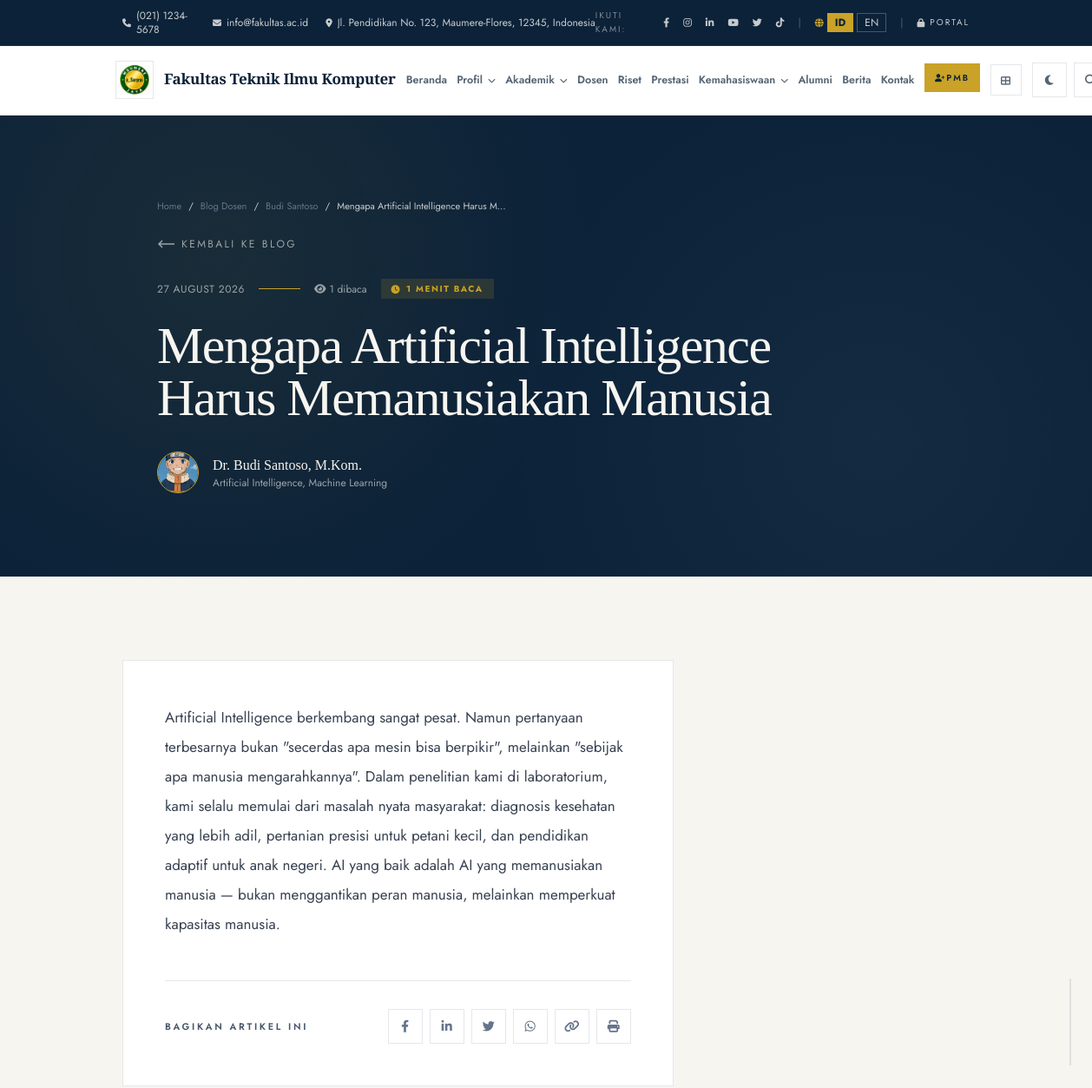
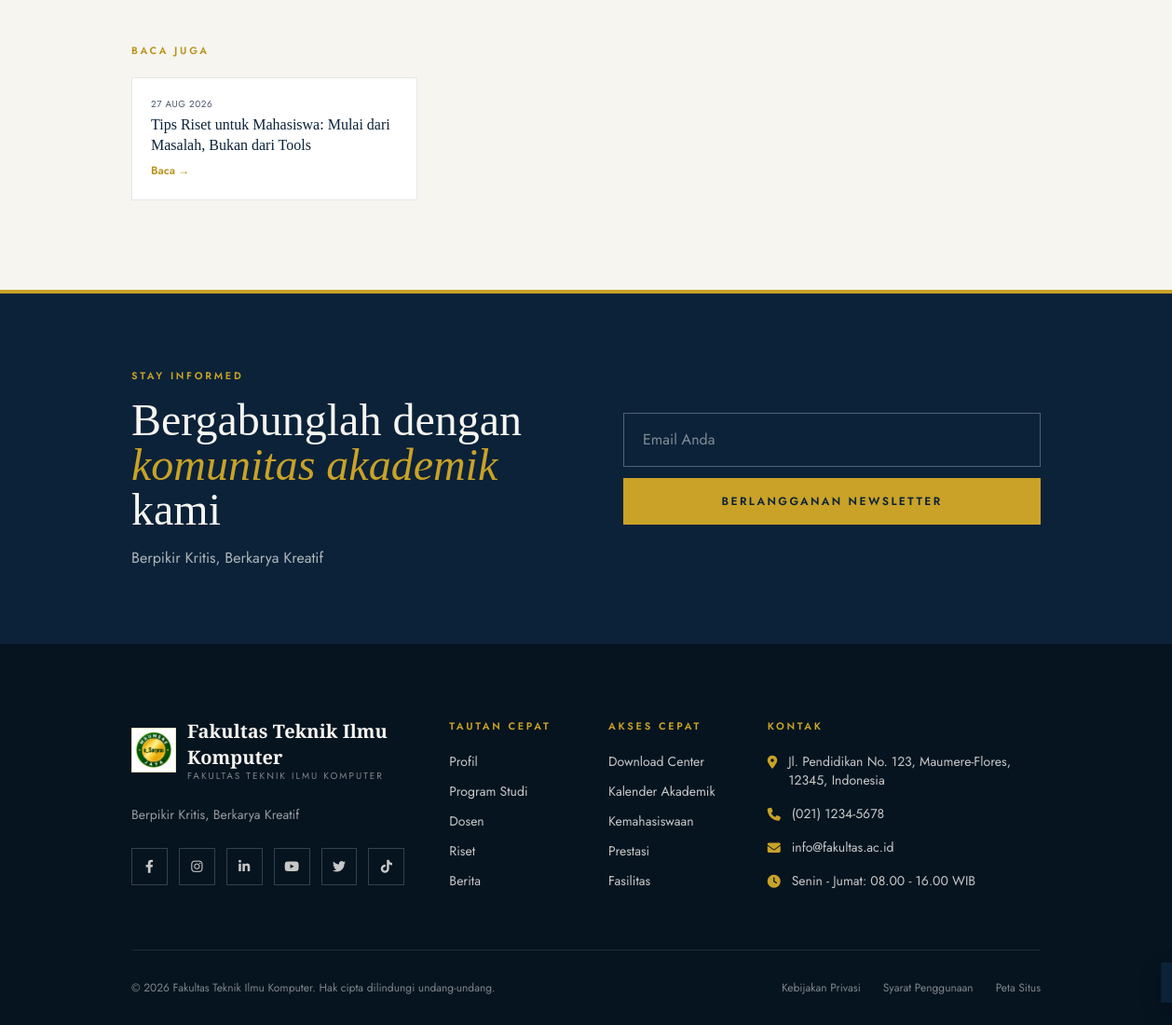
The app's page /lecturerblog/post/ai-memanusiakan-manusia with its own data (2 pictures, top to bottom).
### tables this page shows
CREATE TABLE `site_settings` (
  `id` int(11) NOT NULL AUTO_INCREMENT,
  `setting_key` varchar(100) NOT NULL,
  `setting_value` text,
  `setting_type` enum('text','number','image','json') DEFAULT 'text',
  `updated_at` datetime DEFAULT CURRENT_TIMESTAMP ON UPDATE CURRENT_TIMESTAMP,
  PRIMARY KEY (`id`),
  UNIQUE KEY `setting_key` (`setting_key`)
);

CREATE TABLE `lecturer_posts` (
  `id` int(11) NOT NULL AUTO_INCREMENT,
  `lecturer_id` int(11) NOT NULL,
  `title` varchar(255) NOT NULL,
  `slug` varchar(255) NOT NULL,
  `excerpt` text,
  `content` text NOT NULL,
  `featured_image` varchar(255) DEFAULT NULL,
  `status` enum('draft','published') DEFAULT 'draft',
  `views` int(11) DEFAULT '0',
  `published_at` datetime DEFAULT NULL,
  `created_at` datetime DEFAULT CURRENT_TIMESTAMP,
  `updated_at` datetime DEFAULT CURRENT_TIMESTAMP ON UPDATE CURRENT_TIMESTAMP,
  PRIMARY KEY (`id`),
  UNIQUE KEY `slug` (`slug`),
  KEY `lecturer_id` (`lecturer_id`)
);

CREATE TABLE `lecturers` (
  `id` int(11) NOT NULL AUTO_INCREMENT,
  `nidn` varchar(20) NOT NULL,
  `name` varchar(150) NOT NULL,
  `title_front` varchar(50) DEFAULT NULL,
  `title_back` varchar(50) DEFAULT NULL,
  `email` varchar(100) DEFAULT NULL,
  `phone` varchar(20) DEFAULT NULL,
  `expertise` varchar(255) DEFAULT NULL,
  `education` varchar(255) DEFAULT NULL,
  `google_scholar_url` varchar(255) DEFAULT NULL,
  `sinta_url` varchar(255) DEFAULT NULL,
  `scopus_url` varchar(255) DEFAULT NULL,
  `photo` varchar(255) DEFAULT NULL,
  `is_active` tinyint(1) DEFAULT '1',
  `created_at` datetime DEFAULT CURRENT_TIMESTAMP,
  PRIMARY KEY (`id`),
  UNIQUE KEY `nidn` (`nidn`),
  KEY `idx_nidn` (`nidn`)
);

### application/views/frontend/lecturer_blog_detail.php (the view, shortened to what the rows shown need)
<?php
$EN = (get_site_lang() == 'en');
$raw_content = $post->content ?? '';
$parsed_content = $raw_content;
$word_count = str_word_count(strip_tags($parsed_content));
$read_time = max(1, ceil($word_count / 200));
?>
<section class="bg-navy text-ivory relative overflow-hidden">
    <div class="container mx-auto px-6 py-16 md:py-24 relative z-10">
        <div class="max-w-4xl mx-auto">
            <div class="lb-breadcrumb text-ivory/50">
                <a href="<?= base_url() ?>" class="text-ivory/60 hover:text-gold">Home</a>
                <span class="sep">/</span>
                <a href="<?= base_url('lecturerblog') ?>" class="text-ivory/60 hover:text-gold">Blog Dosen</a>
                <span class="sep">/</span>
                <a href="<?= base_url('lecturerblog/view/' . $post->lecturer_id) ?>" class="text-ivory/60 hover:text-gold"><?= html_escape($post->lecturer_name) ?></a>
                <span class="sep">/</span>
                <span class="text-ivory/80 truncate max-w-[200px]"><?= html_escape(character_limiter($post->title, 40)) ?></span>
            </div>
            <a href="<?= base_url('lecturerblog/view/' . $post->lecturer_id) ?>" class="inline-flex items-center gap-2 text-xs uppercase tracking-editorial text-ivory/60 hover:text-gold transition mb-8">
                <svg width="20" height="10" viewBox="0 0 20 10" fill="none"><path d="M20 5H2M6 1L2 5l4 4" stroke="currentColor" stroke-width="1.5"/></svg>
                <?= $EN ? 'Back to Blog' : 'Kembali ke Blog' ?>
            </a>
            <div class="flex items-center gap-4 mb-6 flex-wrap">
                <span class="text-xs text-ivory/60 uppercase tracking-wider"><?= date('d F Y', strtotime($post->published_at)) ?></span>
                <span class="w-12 h-px bg-gold"></span>
                <span class="text-xs text-ivory/60"><i class="fas fa-eye mr-1"></i><?= number_format($post->views) ?> <?= $EN ? 'views' : 'dibaca' ?></span>
                <span class="read-time-badge"><i class="fas fa-clock"></i><?= $read_time ?> <?= $EN ? 'min read' : 'menit baca' ?></span>
            </div>
            <h1 class="font-serif text-4xl md:text-6xl font-light leading-[1.1] tracking-tight text-balance mb-8">
                <?= html_escape($post->title) ?>
            </h1>
            <div class="flex items-center gap-4">
                <div class="w-12 h-12 rounded-full overflow-hidden border border-gold flex-shrink-0">
                    <?php if ($post->lecturer_photo): ?>
                        <img src="<?= base_url('assets/uploads/' . $post->lecturer_photo) ?>" class="w-full h-full object-cover" alt="">
                    <?php else: ?>
                        <div class="w-full h-full bg-navy-light flex items-center justify-center font-serif text-gold"><?= strtoupper(substr($post->lecturer_name, 0, 1)) ?></div>
                    <?php endif; ?>
                </div>
                <div>
                    <p class="font-serif font-medium"><?= html_escape(trim(($post->title_front ?? '') . ' ' . $post->lecturer_name)) ?><?= $post->title_back ? ', ' . html_escape($post->title_back) : '' ?></p>
                    <p class="text-xs text-ivory/60"><?= html_escape($post->expertise ?? '') ?></p>
                </div>
            </div>
        </div>
    </div>
</section>
<section class="py-16 md:py-24 bg-ivory">
    <div class="container mx-auto px-6">
        <div class="grid lg:grid-cols-3 gap-12">
            <div class="lg:col-span-2">
                <div class="bg-white border border-gray-200 p-8 md:p-12">
                    <div class="lb-content text-gray-700 leading-loose text-[17px]">
                        <?= $parsed_content ?>
                    </div>
                    <div class="mt-12 pt-8 border-t border-gray-200 flex flex-wrap items-center justify-between gap-4">
                        <span class="editorial-label text-slate"><?= $EN ? 'Share this article' : 'Bagikan artikel ini' ?></span>
                        <div class="flex gap-2">
                        </div>
                    </div>
                </div>
                <?php if (!empty($related)): ?>
                <div class="mt-12">
                    <div class="grid md:grid-cols-2 gap-5">
                        <?php foreach (array_slice($related, 0, 2) as $r): ?>
                        <a href="<?= base_url('lecturerblog/post/' . $r->slug) ?>" class="related-card">
                            <p class="text-[10px] text-slate uppercase tracking-wider mb-1"><?= date('d M Y', strtotime($r->published_at)) ?></p>
                            <h4 class="font-serif text-base font-medium text-navy leading-snug group-hover:text-gold-muted transition"><?= html_escape($r->title) ?></h4>
                            <span class="inline-block mt-2 text-xs text-gold-muted font-semibold"><?= $EN ? 'Read more' : 'Baca' ?> →</span>
                        </a>
                        <?php endforeach; ?>
                    </div>
                </div>
                <?php endif; ?>
            </div>
        </div>
    </div>
</section>

### application/views/templates/header.php (shortened to what the rows shown need)
<?php
$CI =& get_instance();
$app_scale      = $CI->Setting_model->get('font_scale', 'md');
$site_lang      = get_site_lang();
$EN             = ($site_lang == 'en');
$site_name      = $CI->Setting_model->get('site_name', 'Fakultas Ilmu Komputer');
$site_logo      = $CI->Setting_model->get('site_logo', '');
$contact_phone  = $CI->Setting_model->get('contact_phone', '(021) 1234-5678');
$contact_email  = $CI->Setting_model->get('contact_email', 'info@fakultas.ac.id');
$contact_address= $CI->Setting_model->get('contact_address', 'Jakarta, Indonesia');
$name_parts = preg_split('/\s*[&]\s*/', $site_name, 2);
$name_line1 = trim($name_parts[0] ?? $site_name);
?>
<!DOCTYPE html>
<html lang="<?= $site_lang ?>" class="fs-<?= html_escape($app_scale) ?>">
<head>
    <script src="https://cdn.tailwindcss.com"></script>
    <link rel="stylesheet" href="https://cdnjs.cloudflare.com/ajax/libs/font-awesome/6.4.0/css/all.min.css">
    <link rel="stylesheet" href="<?= base_url('assets/css/public.css') ?>">
</head>
<body class="bg-ivory">
<div class="bg-navy text-ivory/80 text-xs py-2.5 border-b border-navy-light">
    <div class="container mx-auto px-6 flex justify-between items-center">
        <div class="flex gap-5 items-center">
            <?php if ($contact_phone): ?>
            <a href="tel:<?= preg_replace('/[^0-9+]/', '', $contact_phone) ?>" class="hidden sm:inline-flex items-center gap-1.5 hover:text-gold transition" aria-label="<?= $EN ? 'Call us' : 'Telepon kami' ?>">
                <i class="fas fa-phone text-[10px]"></i><span><?= html_escape($contact_phone) ?></span>
            </a>
            <?php endif; ?>
            <?php if ($contact_email): ?>
            <a href="mailto:<?= html_escape($contact_email) ?>" class="hidden md:inline-flex items-center gap-1.5 hover:text-gold transition" aria-label="<?= $EN ? 'Email us' : 'Email kami' ?>">
                <i class="fas fa-envelope text-[10px]"></i><span><?= html_escape($contact_email) ?></span>
            </a>
            <?php endif; ?>
            <?php if ($contact_address): ?>
            <span class="hidden lg:inline-flex items-center gap-1.5">
                <i class="fas fa-map-marker-alt text-[10px]"></i><span class="max-w-xs truncate"><?= html_escape($contact_address) ?></span>
            </span>
            <?php endif; ?>
        </div>
    </div>
</div>
<nav id="mainNav" class="bg-white sticky top-0 z-50 transition-all duration-300 border-b border-gray-200/60" aria-label="Main navigation">
    <div class="container mx-auto px-4 xl:px-6">
        <div id="navInner" class="flex justify-between items-center gap-3 xl:gap-4 py-4 xl:py-5 transition-all duration-300">
            <a href="<?= base_url() ?>" class="brand-link flex items-center gap-3 shrink-0" title="<?= html_escape($site_name) ?>" aria-label="<?= html_escape($site_name) ?> - Home">
                <span class="brand-logo-wrap inline-flex">
                    <?php if ($site_logo): ?>
                        <img src="<?= base_url('assets/uploads/' . $site_logo) ?>" class="w-11 h-11 xl:w-12 xl:h-12 object-contain bg-white border border-gray-200 p-1" alt="Logo">
                    <?php else: ?>
                        <span class="w-11 h-11 xl:w-12 xl:h-12 bg-navy flex items-center justify-center text-ivory font-serif font-bold text-xl tracking-tight">F</span>
                    <?php endif; ?>
                </span>
                <span class="hidden lg:block leading-tight">
                    <span class="brand-name whitespace-nowrap"><?= html_escape($name_line1) ?></span>
                </span>
            </a>
        </div>
    </div>
</nav>
<main id="main-content">

### application/views/templates/footer.php (shortened to what the rows shown need)
<?php
$CI =& get_instance();
$site_logo  = $CI->Setting_model->get('site_logo', '');
$footer_tagline = $CI->Setting_model->get('footer_tagline', 'Mencetak generasi unggul dalam bidang teknologi dan ilmu komputer.');
$facebook_url = $CI->Setting_model->get('facebook_url', '#');
$instagram_url = $CI->Setting_model->get('instagram_url', '#');
$linkedin_url = $CI->Setting_model->get('linkedin_url', '#');
$youtube_url = $CI->Setting_model->get('youtube_url', '#');
$twitter_url = $CI->Setting_model->get('twitter_url', '');
$tiktok_url = $CI->Setting_model->get('tiktok_url', '');
$EN = get_site_lang() == 'en';
?>
</main>
<section class="bg-navy text-ivory py-20 border-t-4 border-gold">
    <div class="container mx-auto px-6">
        <div class="grid md:grid-cols-2 gap-12 items-center">
            <div>
                <p class="editorial-label text-gold mb-4">Stay Informed</p>
                <h2 class="font-serif text-4xl md:text-5xl font-light leading-tight mb-4">
                    <?= $EN ? 'Join our <em class="italic text-gold">academic community</em>' : 'Bergabunglah dengan <em class="italic text-gold">komunitas akademik</em> kami' ?>
                </h2>
                <p class="text-ivory/70 max-w-lg"><?= html_escape($footer_tagline) ?></p>
            </div>
        </div>
    </div>
</section>
<footer class="bg-navy-deep text-ivory/80 pt-20 pb-8">
    <div class="container mx-auto px-6">
        <div class="grid md:grid-cols-12 gap-12 pb-16 border-b border-ivory/10">
            <div class="md:col-span-4">
                <div class="flex items-center gap-3 mb-6">
                    <?php if ($site_logo): ?>
                        <img src="<?= base_url('assets/uploads/' . $site_logo) ?>" class="w-12 h-12 object-contain bg-white border border-gold/30 p-1" alt="Logo" loading="lazy">
                    <?php else: ?>
                        <div class="w-12 h-12 bg-gold text-navy flex items-center justify-center font-serif font-bold text-2xl">F</div>
                    <?php endif; ?>
                    <div class="leading-tight">
                    </div>
                </div>
                <p class="text-sm text-ivory/60 leading-relaxed mb-6 max-w-sm"><?= html_escape($footer_tagline) ?></p>
                <div class="flex gap-3">
                    <?php if ($facebook_url && $facebook_url !== '#'): ?><a href="<?= html_escape($facebook_url) ?>" target="_blank" rel="noopener" class="w-10 h-10 border border-ivory/20 flex items-center justify-center hover:bg-gold hover:border-gold hover:text-navy transition" aria-label="Facebook"><i class="fab fa-facebook-f text-sm"></i></a><?php endif; ?>
                    <?php if ($instagram_url && $instagram_url !== '#'): ?><a href="<?= html_escape($instagram_url) ?>" target="_blank" rel="noopener" class="w-10 h-10 border border-ivory/20 flex items-center justify-center hover:bg-gold hover:border-gold hover:text-navy transition" aria-label="Instagram"><i class="fab fa-instagram text-sm"></i></a><?php endif; ?>
                    <?php if ($linkedin_url && $linkedin_url !== '#'): ?><a href="<?= html_escape($linkedin_url) ?>" target="_blank" rel="noopener" class="w-10 h-10 border border-ivory/20 flex items-center justify-center hover:bg-gold hover:border-gold hover:text-navy transition" aria-label="LinkedIn"><i class="fab fa-linkedin-in text-sm"></i></a><?php endif; ?>
                    <?php if ($youtube_url && $youtube_url !== '#'): ?><a href="<?= html_escape($youtube_url) ?>" target="_blank" rel="noopener" class="w-10 h-10 border border-ivory/20 flex items-center justify-center hover:bg-gold hover:border-gold hover:text-navy transition" aria-label="YouTube"><i class="fab fa-youtube text-sm"></i></a><?php endif; ?>
                    <?php if ($twitter_url): ?><a href="<?= html_escape($twitter_url) ?>" target="_blank" rel="noopener" class="w-10 h-10 border border-ivory/20 flex items-center justify-center hover:bg-gold hover:border-gold hover:text-navy transition" aria-label="Twitter"><i class="fab fa-twitter text-sm"></i></a><?php endif; ?>
                    <?php if ($tiktok_url): ?><a href="<?= html_escape($tiktok_url) ?>" target="_blank" rel="noopener" class="w-10 h-10 border border-ivory/20 flex items-center justify-center hover:bg-gold hover:border-gold hover:text-navy transition" aria-label="TikTok"><i class="fab fa-tiktok text-sm"></i></a><?php endif; ?>
                </div>
            </div>
        </div>
    </div>
</footer>
</body>
</html>

### records on screen
site_settings: setting_value "(021) 1234-5678"
site_settings: setting_value "info@fakultas.ac.id"
site_settings: setting_value "Jl. Pendidikan No. 123, Maumere-Flores, 12345, Indonesia"
site_settings: setting_value (picture)
site_settings: setting_value "Fakultas Teknik Ilmu Komputer"
lecturer_posts: lecturer.name "Budi Santoso", title "Mengapa Artificial Intelligence Harus M…", published_at "27 AUGUST 2026", views "1", content "1", title "Mengapa Artificial Intelligence Harus Memanusiakan Manusia", lecturer.photo (picture), lecturer.name "Dr. Budi Santoso", lecturer.title_back "M.Kom.", lecturer.expertise "Artificial Intelligence, Machine Learning", content "Artificial Intelligence berkembang sangat pesat. Namun pertanyaan terbesarnya bukan \"secerdas apa mesin bisa berpikir\", melainkan \"sebijak apa manusia mengarahkannya\". Dalam penelitian kami di laboratorium, kami selalu memulai dari masalah nyata masyarakat: diagnosis kesehatan yang lebih adil, pertanian presisi untuk petani kecil, dan pendidikan adaptif untuk anak negeri. AI yang baik adalah AI yang memanusiakan manusia — bukan menggantikan peran manusia, melainkan memperkuat kapasitas manusia."
lecturer_posts: published_at "27 AUG 2026", title "Tips Riset untuk Mahasiswa: Mulai dari Masalah, Bukan dari Tools"
site_settings: setting_value "Berpikir Kritis, Berkarya Kreatif"

### other values on screen
t('topbar_follow') "IKUTI KAMI"
t('topbar_portal') "PORTAL"
t('nav_home') "Beranda"
t('nav_profil') "Profil"
t('nav_akademik') "Akademik"
t('nav_dosen') "Dosen"
t('nav_riset') "Riset"
t('nav_prestasi') "Prestasi"
t('nav_kemahasiswaan') "Kemahasiswaan"
t('nav_berita') "Berita"
$site_name "Fakultas Teknik Ilmu Komputer"
get_site_lang() == 'en' ? site_tagline() : site_name() "FAKULTAS TEKNIK ILMU KOMPUTER"
t('footer_quick') "TAUTAN CEPAT"
t('nav_prodi') "Program Studi"
t('nav_quick') "AKSES CEPAT"
